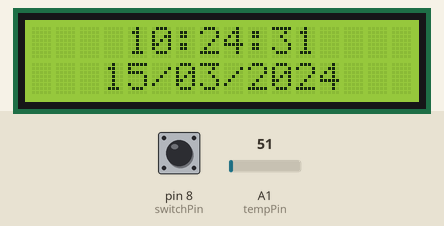
Simulated run of this sketch. Board: Arduino Uno, built with avr-gcc and run on an emulated ATmega328P. On the bench: 16×2 character LCD. The test bench sets the inputs (shaded band); at power-on: pin 8 (switchPin) LOW, A1 (tempPin) = 51. The local clock reads 2024-03-15 10:24:30 at power-on unless the sketch sets it.

Above: at 1.2 s.
1.3 s: pin 8 (switchPin) pulled HIGH for 0.25 s
At 2.9 s:
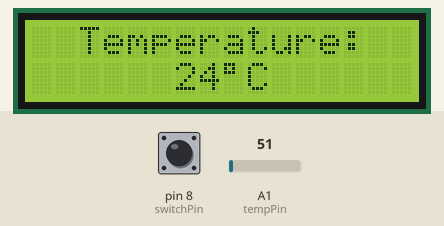
3.2 s: pin 8 (switchPin) pulled HIGH for 1 s
At 5.4 s:
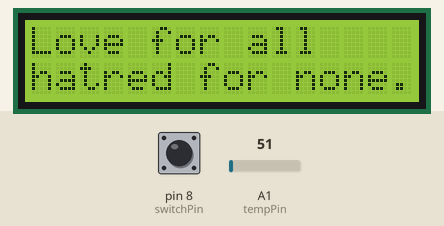
5.7 s: pin 8 (switchPin) pulled HIGH for 3.2 s
At 10.8 s:
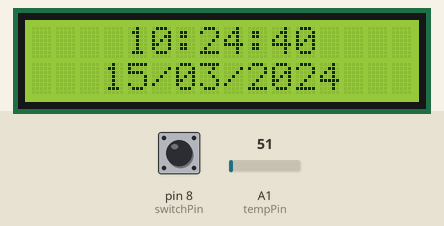
11.9 s: pin 8 (switchPin) pulsed HIGH 5 times (0.12 s each, 0.3 s apart)
At 14.2 s:
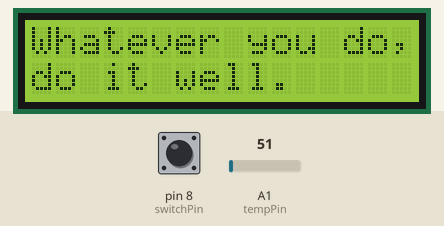
14.9 s: pin 8 (switchPin) pulled HIGH for 3.2 s
At 19.8 s:
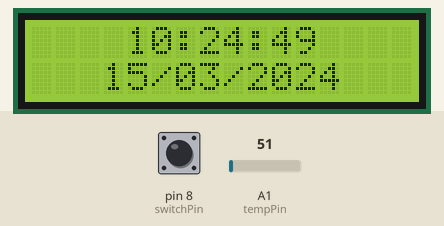
21.1 s: pin 8 (switchPin) pulsed HIGH 5 times (0.12 s each, 0.3 s apart)
At 23.5 s:
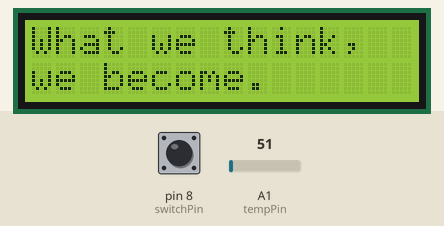
Timing chart, 0 to 25.0 s (numbered marks = the images above; inputs shaded):
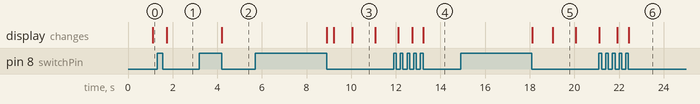

Measured:
- after the input at 1.3 s, the display: changes after 0.43 s (image 1)
- after the input at 3.2 s, the display: changes after 1.0 s (image 2)
- after the input at 5.7 s, the display: first changes after 3.2 s (image 3 shows a later state)
- after the input at 11.9 s, the display: first differs from a run without the input after 0.83 s (image 4 shows a later state)
- after the input at 14.9 s, the display: first changes after 3.2 s (image 5 shows a later state)
- after the input at 21.1 s, the display: first differs from a run without the input after 0.83 s (image 6 shows a later state)
- what the display in image 3 shows lasts 1.1 s, from 10.0 s to 11.1 s

The sketch:

main.ino
```cpp
#include <Wire.h>
#include <TimeLib.h>
#include <DS1307RTC.h>
#include <LiquidCrystal.h>

LiquidCrystal lcd(12, 11, 5, 4, 3, 2);
const int switchPin = 8;
int hits = 0;
int countQuotes = 0;
int switchState = 0;
int prevSwitchState = 0;
String quotes[14] = {"Love for all", "hatred for none.", "Whatever you do,", "do it well.", "What we think,", "we become.", "Strive for", "greatness.", "And still,", "I rise.", "It hurt because", "it mattered.", "When words fail,", "music speaks."};
int tempPin = 1;
int temValue;
float tempCelsius;

void setup()
{
    Serial.begin(9600);
    lcd.clear();
    lcd.begin(16, 2);
    pinMode(switchPin, INPUT);
}

void loop()
{
    switchState = digitalRead(switchPin);
    if (switchState != prevSwitchState)
    {
        if (switchState == LOW)
        {
            hits++;
            switch (hits % 3)
            {
            case 0:
                timeDisplay();
                delay(300);
                break;
            case 1:
                weatherDisplay();
                delay(300);
                break;
            case 2:
                quotesDisplay();
                delay(300);
                break;
            }
        }
    }

    if (hits % 3 == 0)
    {
        timeDisplay();
        delay(200);
    }

    prevSwitchState = switchState;
}

void timeDisplay()
{
    lcd.clear();
    tmElements_t tm;
    if (RTC.read(tm))
    {
        lcd.setCursor(4, 0);
        print2digits(tm.Hour);
        lcd.write(':');
        print2digits(tm.Minute);
        lcd.write(':');
        print2digits(tm.Second);

        lcd.setCursor(3, 1);
        print2digits(tm.Day);
        lcd.write('/');
        print2digits(tm.Month);
        lcd.write('/');
        lcd.print(tmYearToCalendar(tm.Year));
    }
}

void print2digits(int number)
{
    if (number >= 0 && number < 10)
    {
        lcd.write('0');
    }
    lcd.print(number);
}

void weatherDisplay()
{
    lcd.clear();
    lcd.setCursor(2, 0);

    temValue = analogRead(tempPin);
    tempCelsius = temValue * 500 / 1023;

    lcd.print("Temperature: ");
    lcd.setCursor(6, 1);
    lcd.print(round(tempCelsius));
    lcd.write(0xDF);
    lcd.print("C");
}

void quotesDisplay()
{
    lcd.clear();
    lcd.setCursor(0, 0);
    String text1 = quotes[countQuotes++];
    lcd.print(text1);
    lcd.setCursor(0, 1);
    String text2 = quotes[countQuotes++];
    lcd.print(text2);
    if (countQuotes > 13)
    {
        countQuotes %= 14;
    }
}
```
